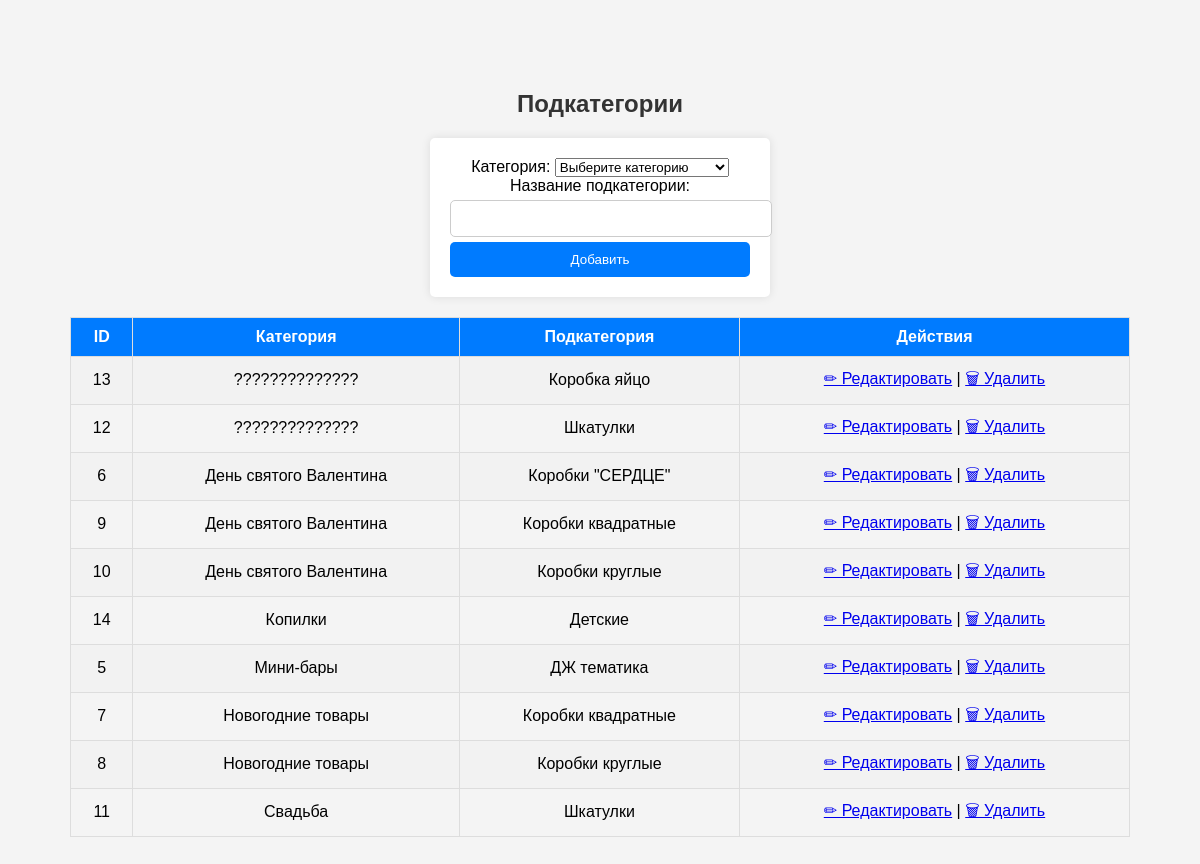
/admin/subcategories.php (signed in), run on an earlier commit of the app's database.
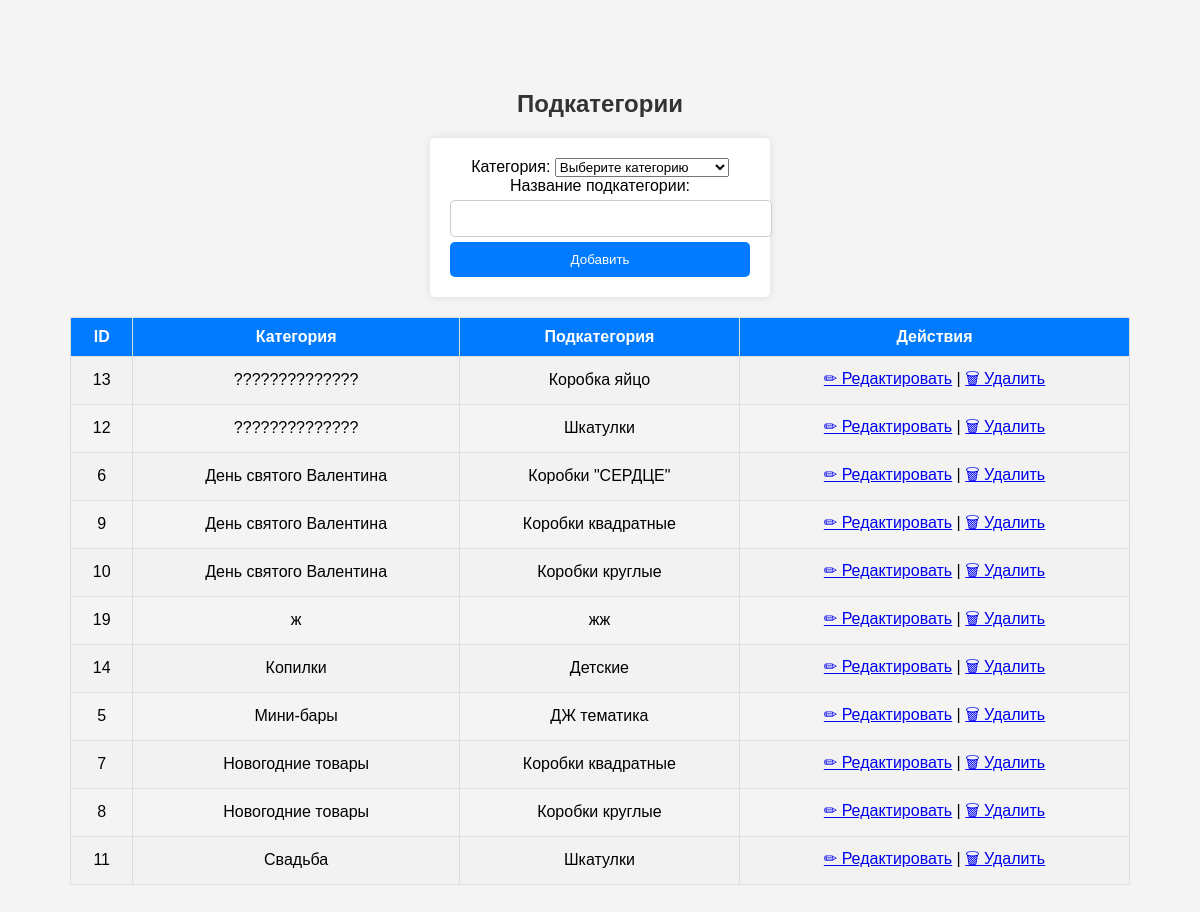
And on a later commit of the database.
### tables this page shows
CREATE TABLE `subcategories` (
  `id` int(11) NOT NULL AUTO_INCREMENT,
  `category_id` int(11) NOT NULL,
  `name` varchar(100) NOT NULL,
  PRIMARY KEY (`id`),
  KEY `category_id` (`category_id`),
  CONSTRAINT `subcategories_ibfk_1` FOREIGN KEY (`category_id`) REFERENCES `categories` (`id`) ON DELETE CASCADE
);

CREATE TABLE `categories` (
  `id` int(11) NOT NULL AUTO_INCREMENT,
  `name` varchar(100) NOT NULL,
  `seo_title` varchar(255) DEFAULT NULL,
  `seo_description` text DEFAULT NULL,
  `seo_keywords` text DEFAULT NULL,
  `slug` varchar(255) DEFAULT NULL,
  PRIMARY KEY (`id`),
  UNIQUE KEY `name` (`name`),
  UNIQUE KEY `slug` (`slug`)
);

### admin/subcategories.php (the view, shortened to what this page needs)
<?php
require_once '../database/db.php';
$subcategories = $conn->query("SELECT s.*, c.name AS category_name
                               FROM subcategories s
                               JOIN categories c ON s.category_id = c.id
                               ORDER BY c.name, s.name")->fetchAll(PDO::FETCH_ASSOC);
?>
<!DOCTYPE html>
<html lang="ru">
<head>
    <link rel="stylesheet" href="styles.css">
</head>
<body>
<h2>Подкатегории</h2>
<form method="POST">
    <label>Категория:</label>
    <select name="category_id" required>
        <option value="">Выберите категорию</option>
    </select>
    <label>Название подкатегории:</label>
    <input type="text" name="name" required>
    <button type="submit">Добавить</button>
</form>
<table border="1">
    <tr>
        <th>ID</th>
        <th>Категория</th>
        <th>Подкатегория</th>
        <th>Действия</th>
    </tr>
    <?php foreach ($subcategories as $sub): ?>
    <tr>
        <td><?= $sub['id']; ?></td>
        <td><?= htmlspecialchars($sub['category_name']); ?></td>
        <td><?= htmlspecialchars($sub['name']); ?></td>
        <td>
        <a href="edit_subcategory.php?id=<?= $sub['id']; ?>">✏ Редактировать</a> |
            <a href="delete_subcategory.php?id=<?= $sub['id']; ?>" onclick="return confirm('Удалить подкатегорию?');">🗑 Удалить</a>
        </td>
    </tr>
    <?php endforeach; ?>
</table>
</body>
</html>

What changed in the data, as far as the page shows it:
added subcategories: id "19", category.name "ж", name "жж"
